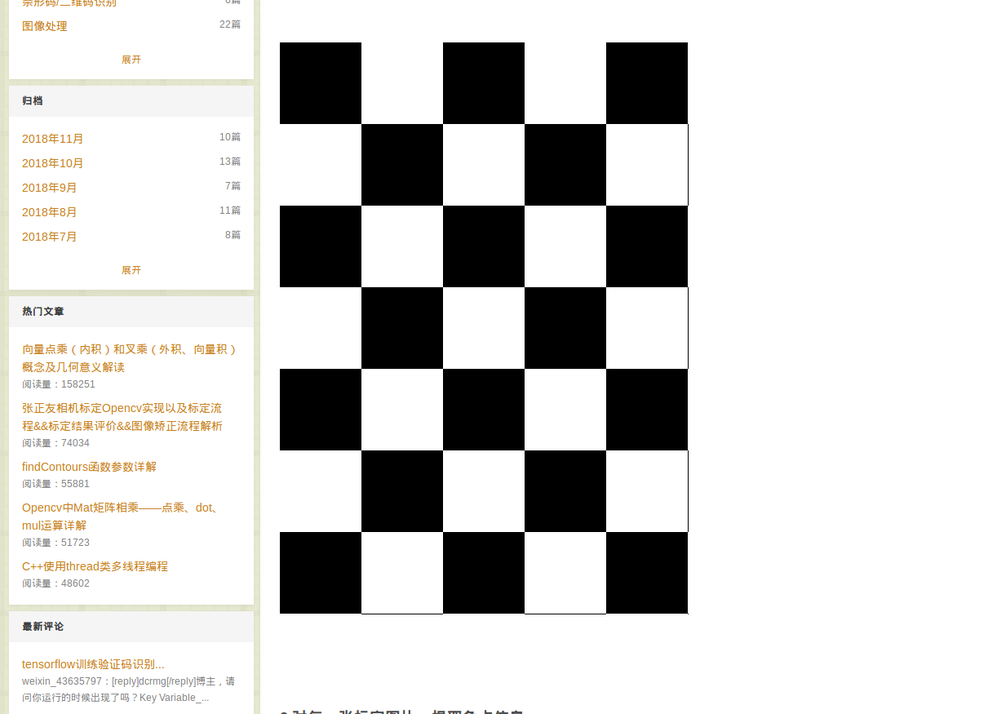
//> input picture 8feature2d/7Homography/boardchess1.png, 988 x 714 px, shrunk from 1211 x 875 before the run
$ ./boardchess   (built with g++ and OpenCV 4)
//> lines starting //> are read from the running program, lines starting //| are printed output that depends on the picture; after the words box and inside, x2 and y2 are one past the last pixel; in counts of white or black regions, pixels touching at a corner belong together
//
// Created by wpr on 18-11-26.
//

#include "opencv2/highgui/highgui.hpp"
#include "opencv2/imgproc/imgproc.hpp"
#include "opencv2/features2d.hpp"
#include <opencv2/calib3d/calib3d.hpp>
#include <iostream>
#include <stdio.h>
#include <stdlib.h>
#include <math.h>

using namespace cv;
using namespace std;

int main() {
    Mat src; Mat src_gray;
    vector<Point2f> image_points_buff;
    Size board_size = Size(4,6);
    Size image_size;

    //图像读取和灰度化,滤波,直方图均衡化
    src = imread( "../boardchess1.png", 1 );
//> src is the input picture: 714 rows x 988 cols, CV_8UC3; mean B, G, R 207.5, 208.9, 209.4
    Mat src_all=src.clone();
    cvtColor( src, src_gray, CV_BGR2GRAY );
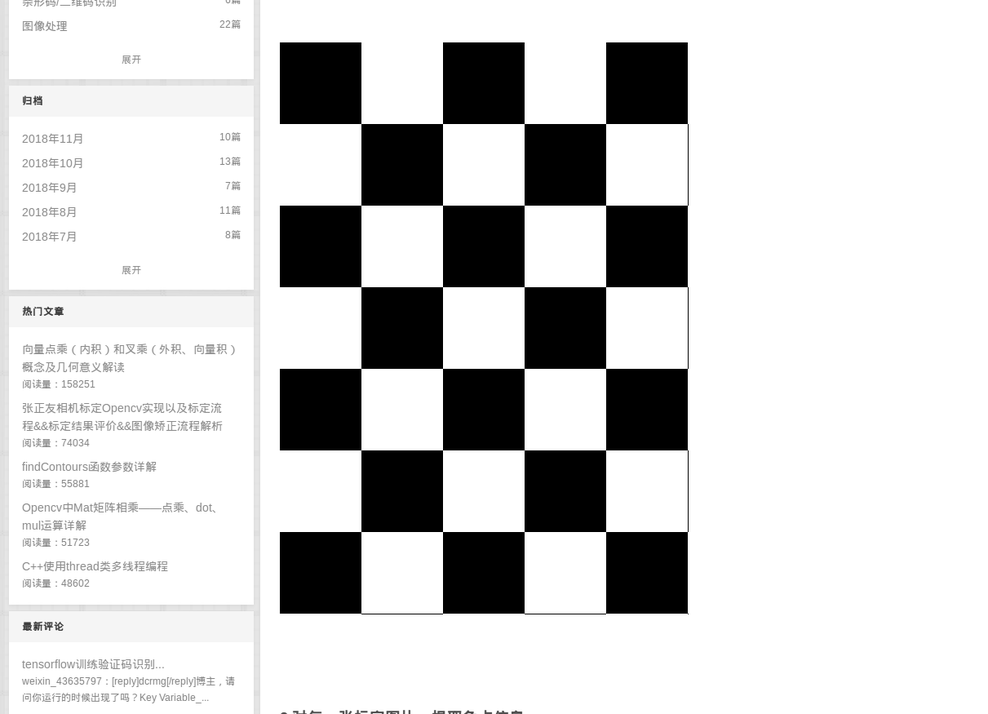
//> src_gray: 714 rows x 988 cols, CV_8UC1; min 0, max 255, mean 208.9

    image_size.width = src.cols;
//> image_size = Size(988, 0)
    image_size.height = src.rows;
//> image_size = Size(988, 714)

    if(findChessboardCorners(src,board_size,image_points_buff) == 0)
    {
        cout << "找不到角点信息!!!" << endl;
        return 0;
    }
    else
    {
        find4QuadCornerSubpix(src_gray,image_points_buff,Size(5,5));
//> image_points_buff = 24 Points (x, y), first 12: [360.9, 123.5], [443, 124], [524.8, 124.2], [606, 124], [361.7, 205.7], [443.2, 205.8], [524.5, 205.5], [606.5, 205.5], [361.5, 287.5], [443.2, 287.2], [525, 287], [606.2, 287.2]
        drawChessboardCorners(src_all, board_size, image_points_buff, false);
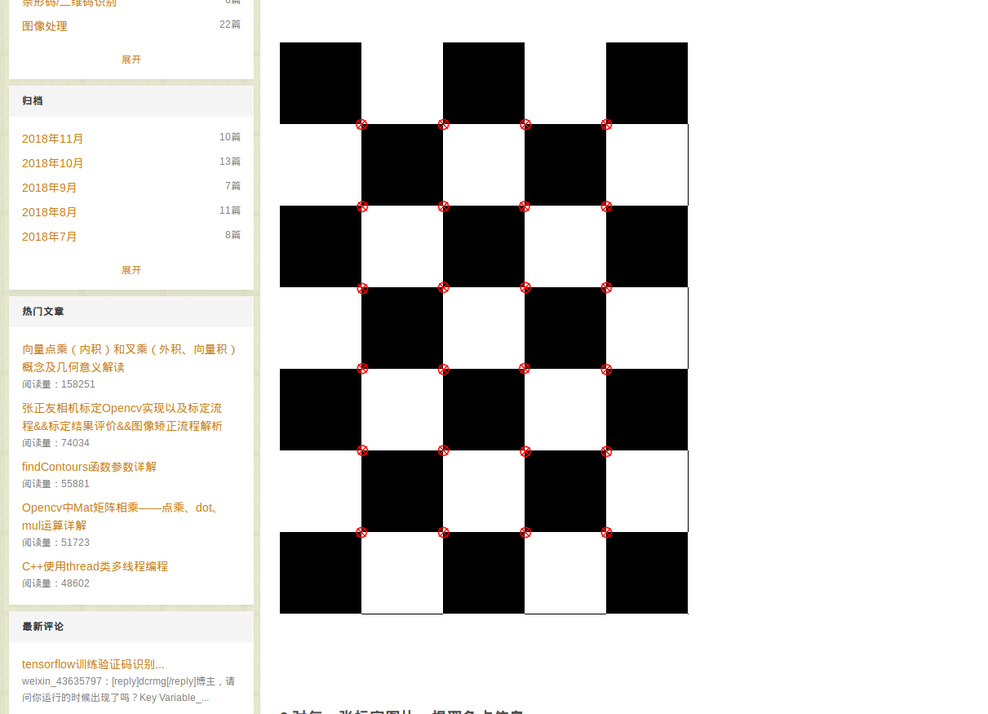
//> src_all: 714 rows x 988 cols, CV_8UC3; 0.39% of pixels changed, all inside (x1, y1, x2, y2) = (355, 118, 613, 539)

        imshow("预处理后：",src_all);
        waitKey(0);
    }
    int i = 0;
    for(auto aa:image_points_buff)
    {
        cout << ++i << ": " << aa.x << "    " << aa.y << "      ";
        if((i%4) == 0)
            cout << endl;
    }
//> this loop made 24 passes
//| 1: 360.919    123.524      2: 443    124      3: 524.786    124.214      4: 606    124
//| 5: 361.7    205.7      6: 443.214    205.786      7: 524.5    205.5      8: 606.5    205.5
//> (output is shown up to pass 8 of 24)
//> after the loop, i = 24

    return 0;
}
